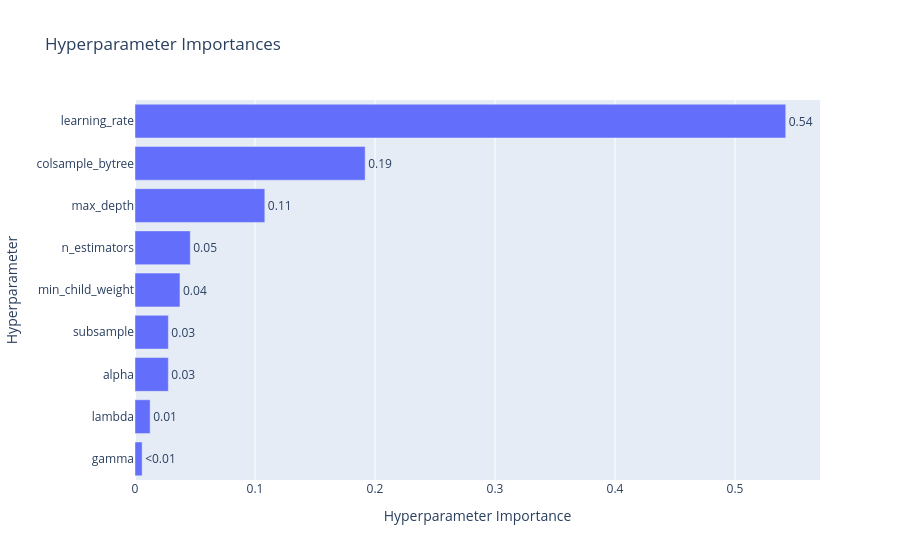

Here is the notebook cell this chart was saved with:
### Code cell
optuna.visualization.plot_param_importances(xgb_study).show()

### Figure 1 — Plotly figure (JSON) as saved in the notebook; plotly's stock layout.template omitted (floating-point values rounded to 4 significant figures)
{"data": [{"cliponaxis": false, "hovertemplate": ["gamma (FloatDistribution): 0.005938697787245374<extra></extra>", "lambda (FloatDistribution): 0.012608206865163786<extra></extra>", "alpha (FloatDistribution): 0.027776957257748282<extra></extra>", "subsample (FloatDistribution): 0.02781185686194013<extra></extra>", "min_child_weight (IntDistribution): 0.03747284458000693<extra></extra>", "n_estimators (IntDistribution): 0.046050973094728706<extra></extra>", "max_depth (IntDistribution): 0.10819797992201502<extra></extra>", "colsample_bytree (FloatDistribution): 0.19182194508155612<extra></extra>", "learning_rate (FloatDistribution): 0.5423205385495958<extra></extra>"], "name": "Objective Value", "orientation": "h", "text": ["<0.01", "0.01", "0.03", "0.03", "0.04", "0.05", "0.11", "0.19", "0.54"], "textposition": "outside", "type": "bar", "x": [0.005939, 0.01261, 0.02778, 0.02781, 0.03747, 0.04605, 0.1082, 0.1918, 0.5423], "y": ["gamma", "lambda", "alpha", "subsample", "min_child_weight", "n_estimators", "max_depth", "colsample_bytree", "learning_rate"]}], "layout": {"title": {"text": "Hyperparameter Importances"}, "xaxis": {"title": {"text": "Hyperparameter Importance"}}, "yaxis": {"title": {"text": "Hyperparameter"}}}}
